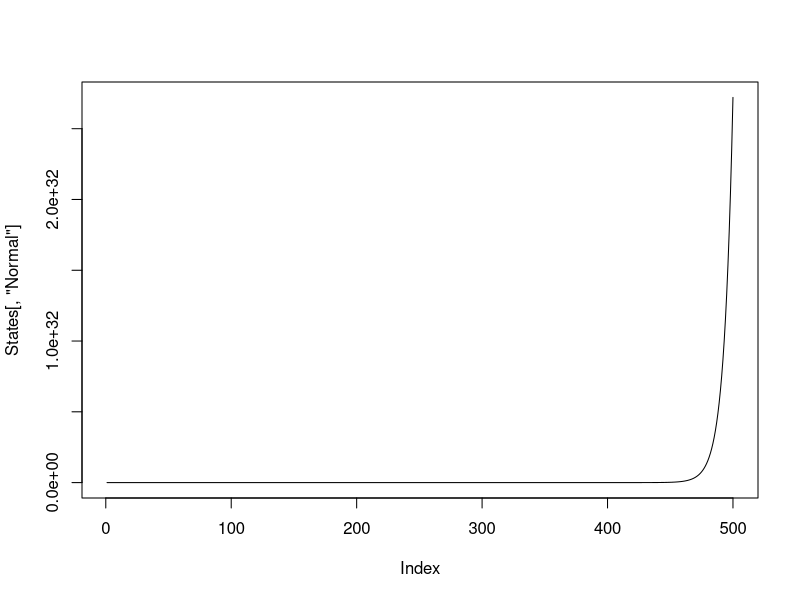
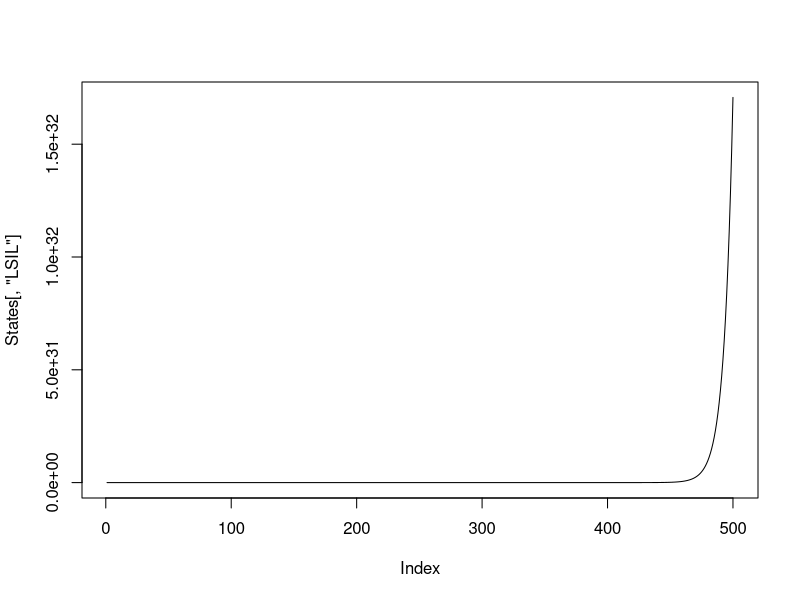
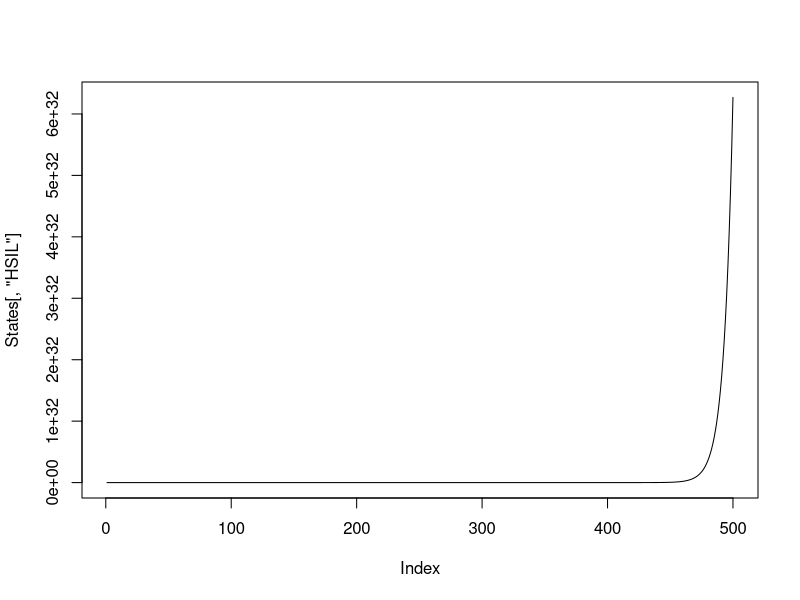
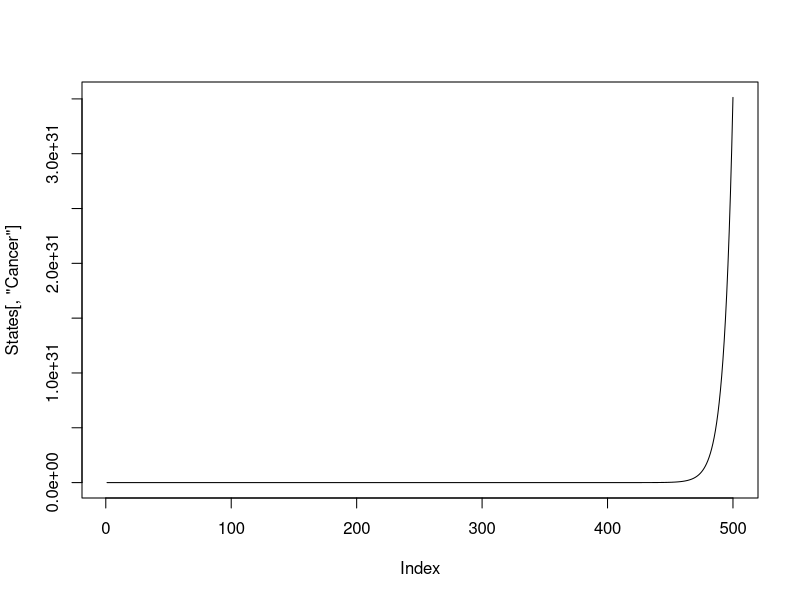
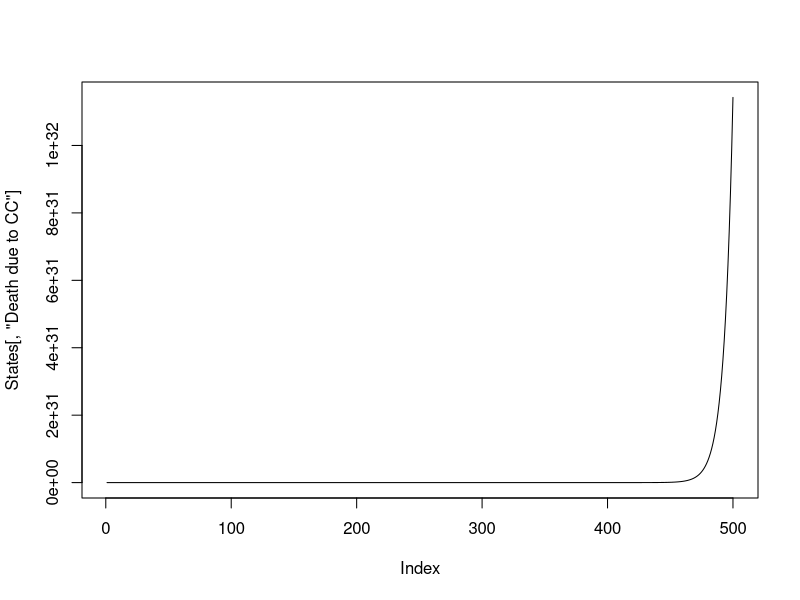
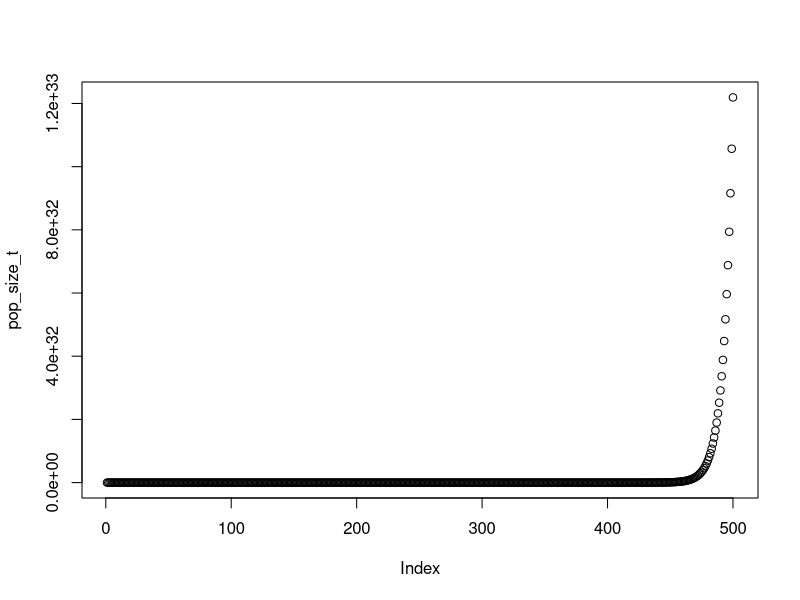

Source code (R) for these figures, in order:
### MARKOV MODEL HPV DRAFT
## Gwen Oliver
## Nov 29, 2021

### This model is for the undetected compartments ONLY
### This model has not achieved an equilibirum state yet

# 500 years
t = 500

# 1000 people
Pop_size = 1000

# 5 states: 
# normal
# low-grade squamous intraepithelial lesion (LSIL, infection and CIN1)
# high-grade squamous intraepithelial lesion (HSIL, CIN2, CIN3, and AIS)
# cancer
# cancer deaths
N.states = 5


# Rough estimate based on proportion of US pop that is female, 10-14
# https://www.statista.com/statistics/241488/population-of-the-us-by-sex-and-age/

p_1_2 <- 0.1 # normal > LSIL

p_2_1 <- 0.5 # LSIL > normal
# Numbers vary widely for this parameter

p_2_3 <- 0.18  # LSIL > HSIL

p_3_2 <- 0.2   # HSIL > LSIL
# Numbers vary widely for this parameters

p_3_4 <- 0.04 # HSIL > cancer
# Two estimates for this, 10-fold difference between them

p_4_5 <- 0.5 # Cancer > Cancer death
# Don't have an estimate for this yet, but I think available on SEER

# Age into cohort
p_age_in <- 1/20
# Age out of cohort
p_age_out <- p_age_in

# Die of other cause
p_die <- 0.01


# Starting number in each state

# Create years label
prefix = "Year"
suffix = seq(1:t)
years = paste(prefix, suffix, sep=" ")


# Create empty array
mat1 = matrix(NA, t, N.states, dimnames=list(years, c("Normal","LSIL","HSIL","Cancer","Death due to CC")))

# Assign starting prevalence of each state
prev_norm = 0.35
prev_LSIL = 0.5
prev_HSIL = 0.1
prev_cancer = 0.05
prev_cancdeath = 0

# Assign starting states
set.seed(123)
mat1[1,] <- rmultinom(1, Pop_size, prob=c(prev_norm,prev_LSIL,prev_HSIL,prev_cancer,prev_cancdeath)) 

# Run model
for(i in 2:t){
  # Normal
  mat1[i,1] <- (mat1[(i-1),1]) + #previous N people in normal
    Pop_size*p_age_in +          #aging in
    (mat1[(i-1),2])*p_2_1 -      #regress from LSIL
    (mat1[(i-1),1])*p_1_2 -      #progress to LSIL
    (mat1[(i-1),1])*p_age_out -  #age out
    (mat1[(i-1),1])*p_die        #die
  # LSIL  
  mat1[i,2] <- (mat1[(i-1),2]) + #previous N people in LSIL
    (mat1[(i-1),1])*p_1_2 +      #progress from normal
    (mat1[(i-1),3])*p_3_2 -      #regress from LSIL
    (mat1[(i-1),2])*p_2_1 -      #regress to normal
    (mat1[(i-1),2])*p_2_3 -      #progress to HSIL
    (mat1[(i-1),2])*p_age_out -  #age out
    (mat1[(i-1),2])*p_die        #die
  # HSIL
  mat1[i,3] <- (mat1[(i-1),3]) + #previous N people in HSIL
    (mat1[(i-1),3])*p_2_3 -      #progress from LSIL
    (mat1[(i-1),4])*p_3_2 -      #regress to LSIL
    (mat1[(i-1),4])*p_3_4 -      #progress to cancer
    (mat1[(i-1),4])*p_age_out -  #age out
    (mat1[(i-1),3])*p_die        #die
  # Cancer
  mat1[i,4] <- (mat1[(i-1),4]) + #previous N people in cancer
    (mat1[(i-1),3])*p_3_4 -      #progress from HSIL
    (mat1[(i-1),4])*p_4_5 -      #die of cancer
    (mat1[(i-1),4])*p_age_out -  #age out
    (mat1[(i-1),4])*p_die        #die (other cause)
  # Cumulative Cancer deaths
  mat1[i,5] <- (mat1[(i-1),5]) + 
    (mat1[(i-1),4])*p_4_5        #progress from cancer
  
}

mat1 <- round(mat1,0)


#Check Progression over time

States <- apply(mat1, c(1,2), sum)

plot(States[,'Normal'], type='l')

plot(States[,'LSIL'], type='l')

plot(States[,'HSIL'], type='l')

plot(States[,'Cancer'], type='l')

plot(States[,'Death due to CC'], type='l')

pop_size_t <- apply(States,1, sum)

plot(pop_size_t)

